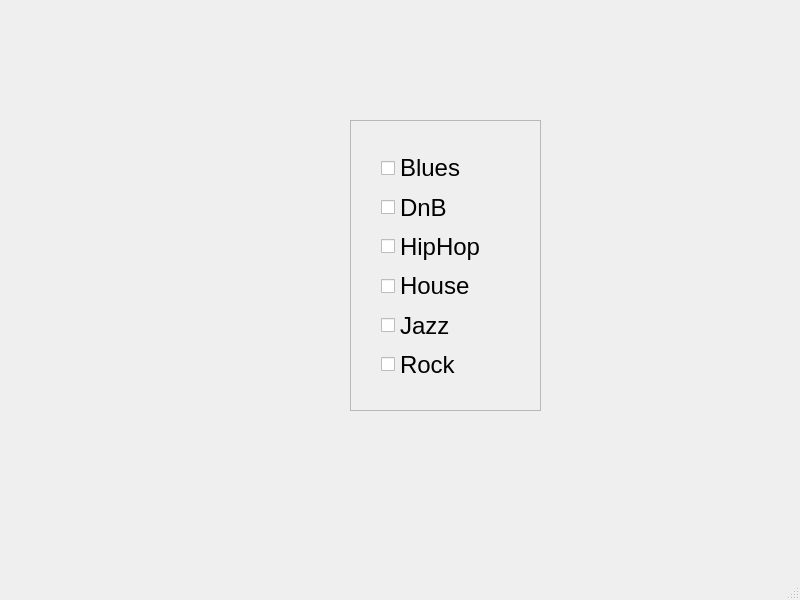
<?xml version="1.0" encoding="UTF-8"?>
<ui version="4.0">
 <class>MainWindow</class>
 <widget class="QMainWindow" name="MainWindow">
  <property name="geometry">
   <rect>
    <x>0</x>
    <y>0</y>
    <width>800</width>
    <height>600</height>
   </rect>
  </property>
  <property name="windowTitle">
   <string>MainWindow</string>
  </property>
  <widget class="QWidget" name="centralwidget">
   <widget class="QScrollArea" name="scrollArea">
    <property name="geometry">
     <rect>
      <x>350</x>
      <y>120</y>
      <width>191</width>
      <height>291</height>
     </rect>
    </property>
    <property name="widgetResizable">
     <bool>true</bool>
    </property>
    <widget class="QWidget" name="scrollAreaWidgetContents">
     <property name="geometry">
      <rect>
       <x>0</x>
       <y>0</y>
       <width>189</width>
       <height>289</height>
      </rect>
     </property>
     <widget class="QWidget" name="layoutWidget">
      <property name="geometry">
       <rect>
        <x>30</x>
        <y>30</y>
        <width>114</width>
        <height>230</height>
       </rect>
      </property>
      <layout class="QVBoxLayout" name="verticalLayout">
       <item>
        <widget class="QCheckBox" name="cbBlues">
         <property name="font">
          <font>
           <pointsize>18</pointsize>
          </font>
         </property>
         <property name="text">
          <string>Blues</string>
         </property>
        </widget>
       </item>
       <item>
        <widget class="QCheckBox" name="cbDnB">
         <property name="font">
          <font>
           <pointsize>18</pointsize>
          </font>
         </property>
         <property name="text">
          <string>DnB</string>
         </property>
        </widget>
       </item>
       <item>
        <widget class="QCheckBox" name="cbHipHop">
         <property name="font">
          <font>
           <pointsize>18</pointsize>
          </font>
         </property>
         <property name="text">
          <string>HipHop</string>
         </property>
        </widget>
       </item>
       <item>
        <widget class="QCheckBox" name="cbHouse">
         <property name="font">
          <font>
           <pointsize>18</pointsize>
          </font>
         </property>
         <property name="text">
          <string>House</string>
         </property>
        </widget>
       </item>
       <item>
        <widget class="QCheckBox" name="cbJazz">
         <property name="font">
          <font>
           <pointsize>18</pointsize>
          </font>
         </property>
         <property name="text">
          <string>Jazz</string>
         </property>
        </widget>
       </item>
       <item>
        <widget class="QCheckBox" name="cbRock">
         <property name="font">
          <font>
           <pointsize>18</pointsize>
          </font>
         </property>
         <property name="text">
          <string>Rock</string>
         </property>
        </widget>
       </item>
      </layout>
     </widget>
    </widget>
   </widget>
  </widget>
  <widget class="QMenuBar" name="menubar">
   <property name="geometry">
    <rect>
     <x>0</x>
     <y>0</y>
     <width>800</width>
     <height>22</height>
    </rect>
   </property>
  </widget>
  <widget class="QStatusBar" name="statusbar"/>
 </widget>
 <resources/>
 <connections/>
</ui>
